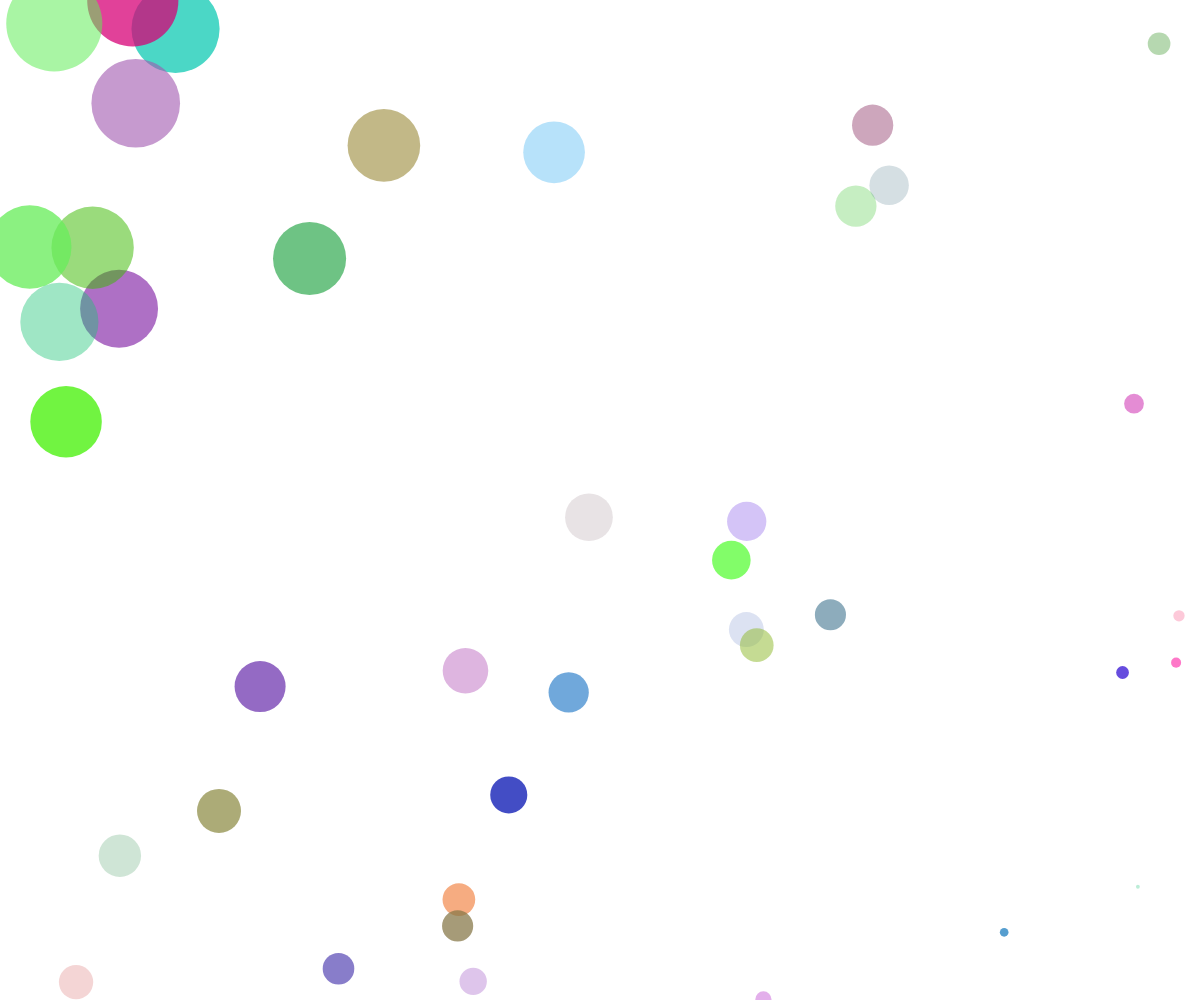
Frame 1 (no input)
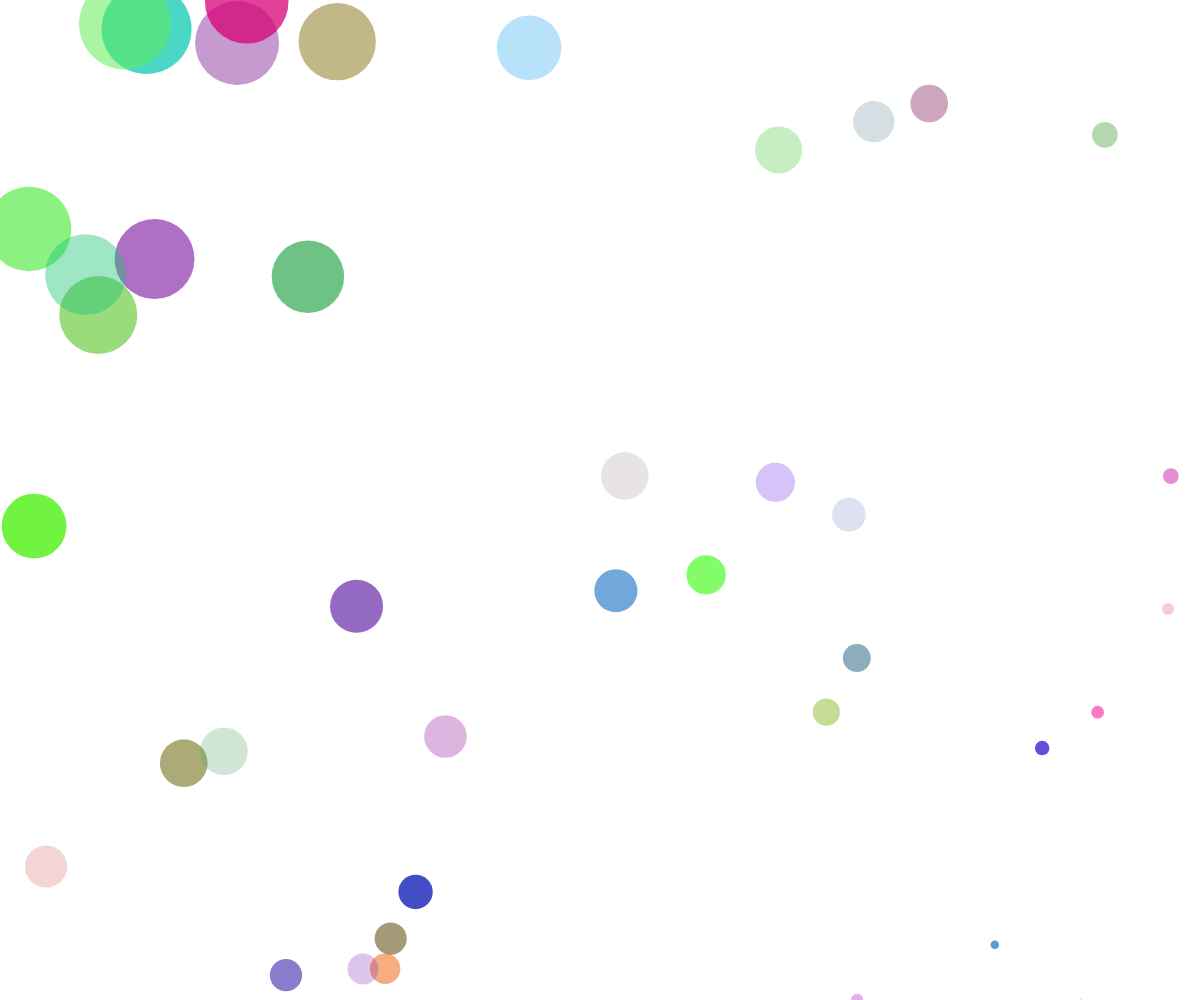
Frame 60 (no input)
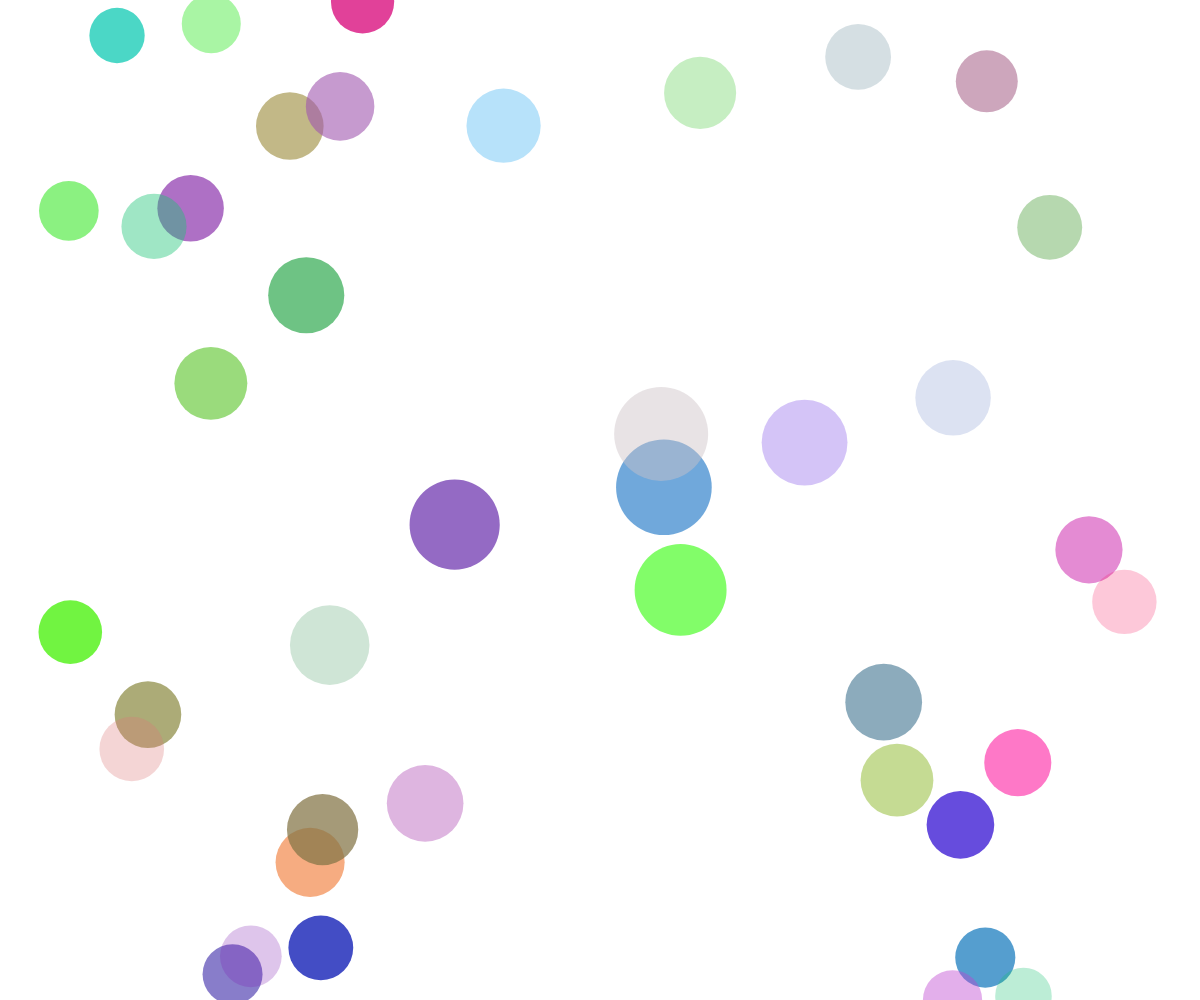
Frame 120 (the mouse pressed at the canvas centre since frame 60)

The p5.js sketch that drew these frames (run headless with seeded random() and noise() and a simulated clock; from frame 60 on, the mouse is pressed at the canvas centre):

// p5.js sketch
// ── sketch.js
let bubbles = [];

function setup() {
  createCanvas(windowWidth, windowHeight); // 全螢幕畫布
  background(255); // 背景白色

  // 產生 40 個隨機泡泡
  for (let i = 0; i < 40; i++) {
    let bubble = new Bubble(
      random(width), // 隨機 x 座標
      random(height), // 隨機 y 座標
      random(10, 50) // 隨機大小
    );
    bubbles.push(bubble);
  }
}

function draw() {
  background(255); // 每次重繪背景白色

  // 更新並顯示所有泡泡
  for (let bubble of bubbles) {
    bubble.update();
    bubble.display();
  }
}

// 泡泡類別
class Bubble {
  constructor(x, y, r) {
    this.x = x;
    this.y = y;
    this.r = r;
    this.baseColor = color(random(255), random(255), random(255)); // 隨機基礎顏色
    this.alpha = random(50, 200); // 初始透明度
    this.xSpeed = random(-2, 2); // 隨機水平速度
    this.ySpeed = random(-2, 2); // 隨機垂直速度
  }

  update() {
    // 泡泡隨機飄動
    this.x += this.xSpeed;
    this.y += this.ySpeed;

    // 碰到邊界反彈
    if (this.x - this.r < 0 || this.x + this.r > width) {
      this.xSpeed *= -1;
    }
    if (this.y - this.r < 0 || this.y + this.r > height) {
      this.ySpeed *= -1;
    }

    // 根據滑鼠位置改變大小
    let distanceToMouse = dist(mouseX, mouseY, this.x, this.y);
    this.r = map(distanceToMouse, 0, width, 50, 10); // 距離越近泡泡越大，越遠越小
  }

  display() {
    fill(red(this.baseColor), green(this.baseColor), blue(this.baseColor), this.alpha);
    noStroke();
    ellipse(this.x, this.y, this.r * 2);
  }
}
